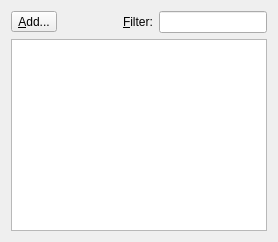
<?xml version="1.0" encoding="UTF-8"?>
<ui version="4.0">
 <class>AliasesWizardPage</class>
 <widget class="QWizardPage" name="AliasesWizardPage">
  <property name="title">
   <string>Command aliases</string>
  </property>
  <property name="subTitle">
   <string>Add and remove convenient command aliases</string>
  </property>
  <layout class="QGridLayout" name="gridLayout">
   <item row="0" column="2">
    <widget class="QLabel" name="label">
     <property name="text">
      <string>&amp;Filter:</string>
     </property>
     <property name="buddy">
      <cstring>lineEditFilter</cstring>
     </property>
    </widget>
   </item>
   <item row="0" column="0">
    <widget class="QToolButton" name="toolButtonAdd">
     <property name="text">
      <string>&amp;Add...</string>
     </property>
    </widget>
   </item>
   <item row="0" column="3">
    <widget class="QLineEdit" name="lineEditFilter"/>
   </item>
   <item row="0" column="1">
    <spacer name="horizontalSpacer">
     <property name="orientation">
      <enum>Qt::Horizontal</enum>
     </property>
     <property name="sizeHint" stdset="0">
      <size>
       <width>40</width>
       <height>20</height>
      </size>
     </property>
    </spacer>
   </item>
   <item row="1" column="0" colspan="4">
    <widget class="QTreeView" name="treeView">
     <property name="editTriggers">
      <set>QAbstractItemView::AllEditTriggers</set>
     </property>
     <property name="rootIsDecorated">
      <bool>false</bool>
     </property>
     <property name="uniformRowHeights">
      <bool>true</bool>
     </property>
     <property name="sortingEnabled">
      <bool>true</bool>
     </property>
     <property name="allColumnsShowFocus">
      <bool>true</bool>
     </property>
     <attribute name="headerStretchLastSection">
      <bool>false</bool>
     </attribute>
    </widget>
   </item>
  </layout>
 </widget>
 <resources/>
 <connections/>
</ui>
